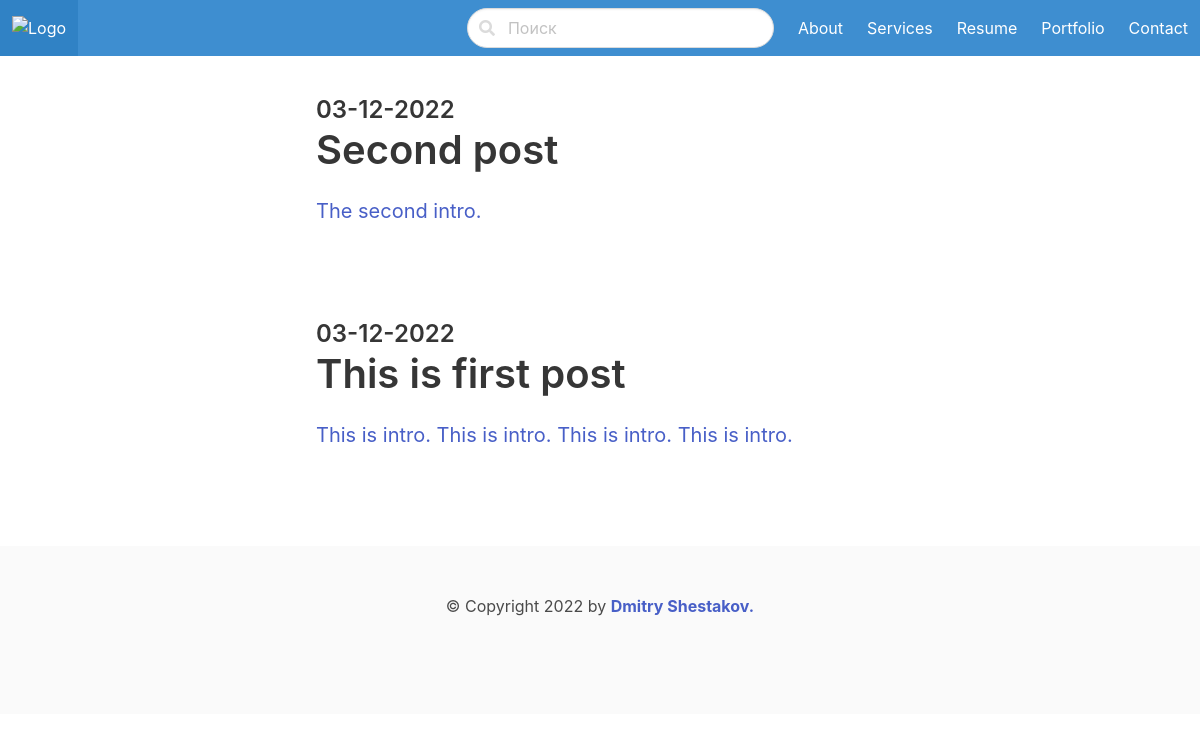
The page / on the database its author committed.
### blog/models.py (models this page shows, shortened)
class Post(models.Model):
    ACTIVE = 'active'
    DRAFT = 'draft'
    CHOICES_STATUS = (
        (ACTIVE, 'Active'),
        (DRAFT, 'Draft')
    )
    category = models.ForeignKey(Category, related_name='posts', on_delete=models.CASCADE)
    title = models.CharField(max_length=255)
    slug = models.SlugField()
    intro = models.TextField()
    body = models.TextField()
    created_at = models.DateTimeField(auto_now_add=True)
    status = models.CharField(max_length=10, choices=CHOICES_STATUS, default=ACTIVE)
    image = models.ImageField(upload_to='uploads/', blank=True, null=True)
    class Meta:
        ordering = ('-created_at',)

### core/views.py (the view)
# urls.py: path('', frontpage, name='frontpage'),
def frontpage(request):
    posts = Post.objects.filter(status=Post.ACTIVE)
    return render(request, 'core/index.html', {'posts':posts})

### core/templates/core/index.html (shortened to what this page needs)
{% extends 'core/base.html' %}
{% block content %}
  <section class="hero">
    <div class="hero-body">
      <div class="container">
         <section class="section">
          <div class="columns">
            <div class="column is-8 is-offset-2">
                {% for post in posts %}
                  <div class="content is-medium">
                    <a href="{% url 'post_detail' post.category.slug post.slug %}">
                        {% if post.image %}
                            <figure class="image">
                            </figure>
                        {% endif %}
                        <h2 class="subtitle is-4">{{ post.created_at|date:'d-m-Y' }}</h2>
                        <h1 class="title">{{ post.title }}</h1>
                        <p>{{ post.intro }}</p>
                    </a>
                  </div>
                {% endfor %}
            </div>
          </div>
          </section>
      </div>
    </div>
  </section>
{% endblock%}

### rows shown on the page
Post: created_at "03-12-2022", title "Second post", intro "The second intro."
Post: created_at "03-12-2022", title "This is first post", intro "This is intro. This is intro. This is intro. This is intro."
